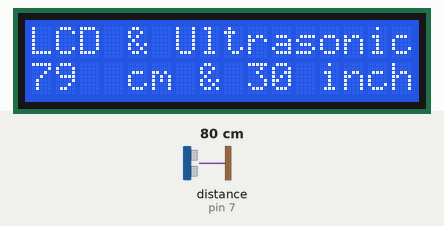
Recording of a sketch running on a simulated Arduino Uno, built with avr-gcc and run on an emulated ATmega328P. Shown: 16×2 character LCD. Wiring (inferred from the names in the program): ultrasonic range finder: trigger pin 6; echo pin 7. The inputs (shaded band) are chosen by the test bench; at power-on: distance to the obstacle (sensor on pin 7) 80 cm. The echo pulse lasts 58.3 µs per cm.

Above: at 1.28 s.
1.3 s: distance to the obstacle (sensor on pin 7) set to 2 cm
At 2.5 s:
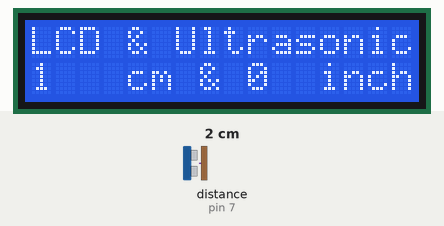
2.8 s: distance to the obstacle (sensor on pin 7) set to 35 cm
At 2.82 s:
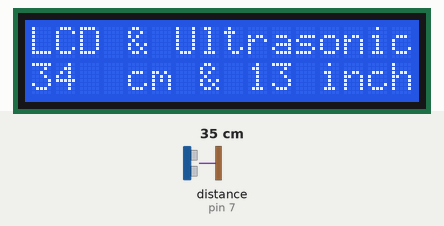
4.3 s: distance to the obstacle (sensor on pin 7) set to 4 cm
At 4.8 s:
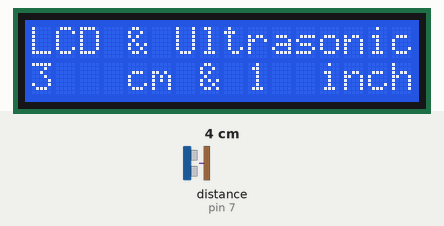

Measured:
- after the input at 1.3 s, the display: first differs from a run without the input at once (image 1)
- after the input at 2.8 s, the display: changes at once (image 2)
- after the input at 4.3 s, the display: first differs from a run without the input at once (image 3)

The sketch:

Distance_show_on_LCD.ino
```cpp
//Simulation Link: https://www.tinkercad.com/things/9gk5LzJxw1R-hw-02?sharecode=aEn7UnBIqnXBVUDwBZCgGtNMOzQ3nYSqFXzoGff3ixU

#include <Adafruit_LiquidCrystal.h>

const int trigPin = 6, echoPin = 7;
long time;
int cm, inch;
Adafruit_LiquidCrystal lcd(0);

void setup() {
    pinMode(trigPin, OUTPUT);
    pinMode(echoPin, INPUT);

    lcd.setBacklight(1);
    lcd.begin(16,2);
    lcd.print("LCD & Ultrasonic");
    lcd.setCursor(4,1);
    lcd.print("cm &    inch");
}

void loop() {
    digitalWrite(trigPin, LOW);
    delayMicroseconds(2);
    digitalWrite(trigPin, HIGH);
    delayMicroseconds(10);
    digitalWrite(trigPin, LOW);

    time = pulseIn(echoPin, HIGH);
    cm = time*0.0343/2;
    inch = time*0.0133/2;

    lcd.setCursor(0,1);
    lcd.print(cm);
    if(cm<10) {
        lcd.setCursor(1,1);
        lcd.print(" ");
    }
    if(cm<100) {
        lcd.setCursor(2,1);
        lcd.print(" ");
    }

    lcd.setCursor(9,1);
    lcd.print(inch);
    if(inch<10) {
        lcd.setCursor(10,1);
        lcd.print(" ");
    }
    if(inch<100) {
        lcd.setCursor(11,1);
        lcd.print(" ");
    }
}
```
